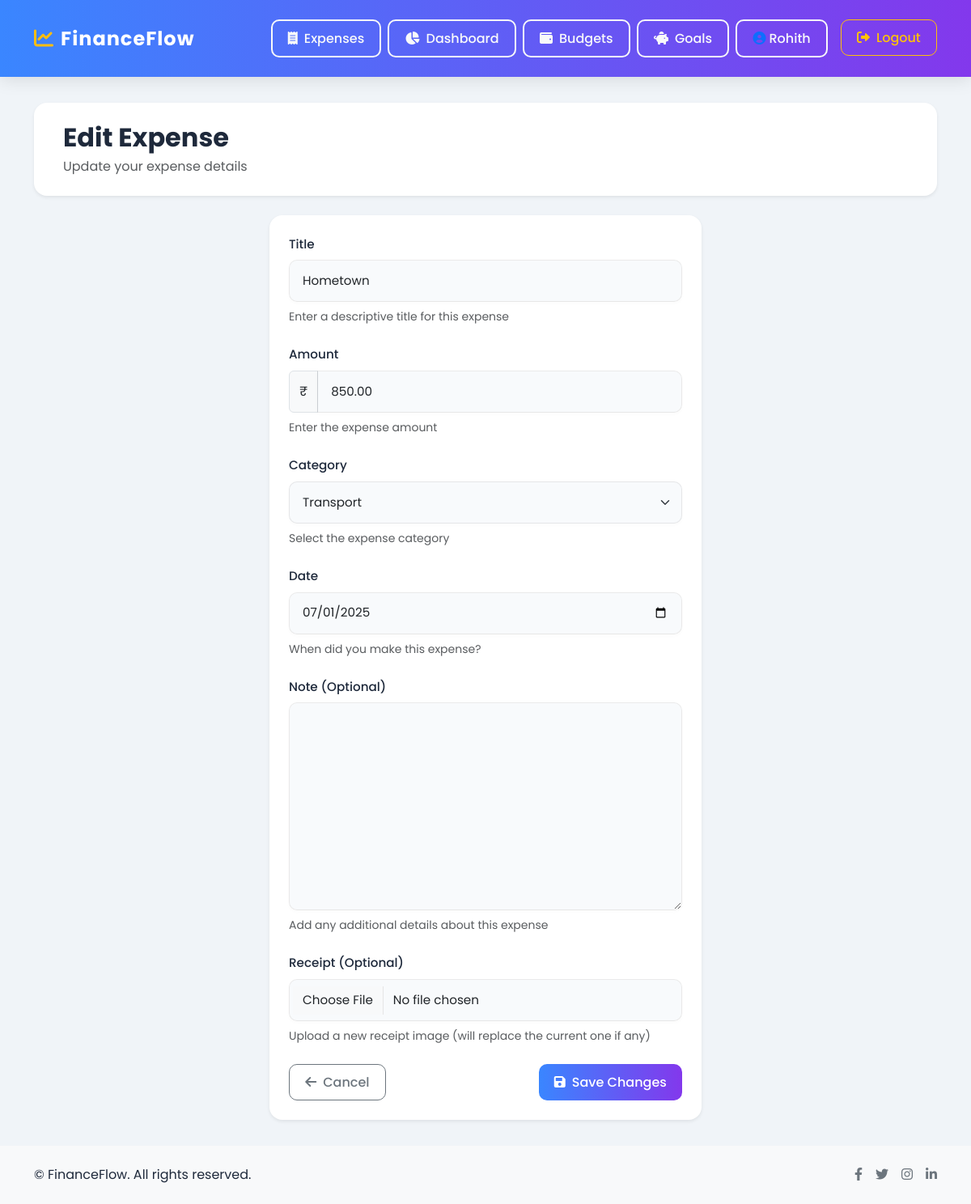
Screenshot of /expenses/edit/6/ (signed in) with the database file from the repository.
### users/models.py (models this page shows)
class CustomUser(AbstractUser):
    preferred_currency = models.CharField(max_length=10, default='INR')

### expenses/models.py (models this page shows, shortened)
class Expense(models.Model):
    user = models.ForeignKey(CustomUser, on_delete=models.CASCADE)
    title = models.CharField(max_length=200)
    amount = models.DecimalField(max_digits=10, decimal_places=2)
    category = models.CharField(choices=CATEGORY_CHOICES, max_length=20)
    date = models.DateField()
    note = models.TextField(blank=True, null=True)
    receipt = models.ImageField(upload_to='receipts/', blank=True, null=True)
    is_recurring = models.BooleanField(default=False)

### expenses/views.py (the view)
# urls.py: path('edit/<int:expense_id>/', views.edit_expense, name='edit_expense'),
@login_required
def edit_expense(request, expense_id):
    expense = get_object_or_404(Expense, id=expense_id, user=request.user)
    if request.method == 'POST':
        form = ExpenseForm(request.POST, request.FILES, instance=expense)
        if form.is_valid():
            form.save()
            return redirect('list_expenses')
    else:
        form = ExpenseForm(instance=expense)
    return render(request, 'expenses/edit.html', {'form': form, 'expense': expense})

### expenses/forms.py
class ExpenseForm(forms.ModelForm):
    class Meta:
        model = Expense
        fields = ['title', 'amount', 'category', 'date', 'note', 'receipt', 'is_recurring']
        widgets = {
            'date': forms.DateInput(attrs={'type': 'date'}),
        }

### expenses/templatetags/expense_filters.py (called while the page is built)
@register.filter(name='add_class')
def add_class(field, css_class):
    return field.as_widget(attrs={"class": css_class})

### templates/expenses/edit.html (shortened to what this page needs)
{% extends 'base.html' %}
{% load expense_filters %}
{% block content %}
<div class="animate__animated animate__fadeIn">
    <div class="bg-white rounded-4 shadow-sm p-4 mb-4">
        <div class="container">
            <div class="d-flex flex-column flex-md-row justify-content-between align-items-md-center">
                <div class="mb-3 mb-md-0">
                    <h1 class="h2 fw-bold mb-1">Edit Expense</h1>
                    <p class="text-muted mb-0">Update your expense details</p>
                </div>
            </div>
        </div>
    </div>
    <div class="container">
        <div class="row justify-content-center">
            <div class="col-md-8 col-lg-6 animate__animated animate__fadeInUp">
                <div class="card border-0 shadow-sm">
                    <div class="card-body p-4">
                        <form method="post" enctype="multipart/form-data">
                            <div class="mb-4">
                                <label for="{{ form.title.id_for_label }}" class="form-label fw-medium">Title</label>
                                {{ form.title|add_class:"form-control" }}
                                <div class="form-text text-muted">Enter a descriptive title for this expense</div>
                            </div>
                            <div class="mb-4">
                                <label for="{{ form.amount.id_for_label }}" class="form-label fw-medium">Amount</label>
                                <div class="input-group">
                                    <span class="input-group-text">₹</span>
                                    {{ form.amount|add_class:"form-control" }}
                                </div>
                                <div class="form-text text-muted">Enter the expense amount</div>
                            </div>
                            <div class="mb-4">
                                <label for="{{ form.category.id_for_label }}" class="form-label fw-medium">Category</label>
                                {{ form.category|add_class:"form-select" }}
                                <div class="form-text text-muted">Select the expense category</div>
                            </div>
                            <div class="mb-4">
                                <label for="{{ form.date.id_for_label }}" class="form-label fw-medium">Date</label>
                                {{ form.date|add_class:"form-control" }}
                                <div class="form-text text-muted">When did you make this expense?</div>
                            </div>
                            <div class="mb-4">
                                <label for="{{ form.note.id_for_label }}" class="form-label fw-medium">Note (Optional)</label>
                                {{ form.note|add_class:"form-control" }}
                                <div class="form-text text-muted">Add any additional details about this expense</div>
                            </div>
                            <div class="mb-4">
                                <label for="{{ form.receipt.id_for_label }}" class="form-label fw-medium">Receipt (Optional)</label>
                                {{ form.receipt|add_class:"form-control" }}
                                <div class="form-text text-muted">Upload a new receipt image (will replace the current one if any)</div>
                            </div>
                            <div class="d-flex justify-content-between">
                                <a href="{% url 'list_expenses' %}" class="btn btn-outline-secondary">
                                    <i class="fas fa-arrow-left me-2"></i>Cancel
                                </a>
                                <button type="submit" class="btn btn-primary">
                                    <i class="fas fa-save me-2"></i>Save Changes
                                </button>
                            </div>
                        </form>
                    </div>
                </div>
            </div>
        </div>
    </div>
</div>
{% endblock %}

### templates/base.html (shortened to what this page needs)
<!DOCTYPE html>
<html lang="en">
<head>
    <link rel="stylesheet" href="https://cdn.jsdelivr.net/npm/bootstrap@5.3.2/dist/css/bootstrap.min.css">
    <link rel="stylesheet" href="https://cdnjs.cloudflare.com/ajax/libs/animate.css/4.1.1/animate.min.css">
    <link href="https://cdnjs.cloudflare.com/ajax/libs/font-awesome/6.0.0/css/all.min.css" rel="stylesheet">
</head>
<body>
    <nav class="navbar navbar-expand-lg navbar-dark animate__animated animate__fadeIn">
        <div class="container py-2 animate__animated animate__fadeIn">
            <a class="navbar-brand" href="{% url 'home' %}"><i class="fas fa-chart-line"></i>FinanceFlow</a>
            <div class="collapse navbar-collapse mt-2 mt-lg-0" id="navbarNav">
                <div class="ms-auto d-flex flex-column flex-lg-row align-items-start">
                    {% if user.is_authenticated %}
                        <a class="btn btn-outline-light me-2" href="{% url 'list_expenses' %}">
                            <i class="fas fa-receipt me-2"></i>Expenses
                        </a>
                        <a class="btn btn-outline-light me-2" href="{% url 'dashboard' %}">
                            <i class="fas fa-chart-pie me-2"></i>Dashboard
                        </a>
                        <a class="btn btn-outline-light me-2" href="{% url 'view_budgets' %}">
                            <i class="fas fa-wallet me-2"></i>Budgets
                        </a>
                        <a class="btn btn-outline-light me-2" href="{% url 'view_goals' %}">
                            <i class="fas fa-piggy-bank me-2"></i>Goals
                        </a>
                        <a class="btn btn-outline-light me-2">
                            <i class="fas fa-user-circle me-1 text-primary"></i>{{ user.username }}
                        </a>
                        <form method="post" action="{% url 'logout' %}" class="d-inline-block ms-2">
                            <button type="submit" class="btn btn-outline-warning">
                                <i class="fas fa-sign-out-alt me-2"></i>Logout
                            </button>
                        </form>
                    {% endif %}
                </div>
            </div>
        </div>
    </nav>
    <div class="content-wrapper">
        <div class="container">
            {% block content %}{% endblock %}
        </div>
    </div>
    <footer class="footer mt-auto py-4 bg-light animate__animated animate__fadeIn">
        <div class="container">
            <div class="row align-items-center">
                <div class="col-md-6 text-center text-md-start">
                    <p class="mb-0">&copy; {{ now|date:"Y" }} FinanceFlow. All rights reserved.</p>
                </div>
                <div class="col-md-6 text-center text-md-end mt-3 mt-md-0">
                    <div class="d-flex justify-content-center justify-content-md-end">
                        <a href="#" class="text-decoration-none me-3 text-secondary"><i class="fab fa-facebook-f"></i></a>
                        <a href="#" class="text-decoration-none me-3 text-secondary"><i class="fab fa-twitter"></i></a>
                        <a href="#" class="text-decoration-none me-3 text-secondary"><i class="fab fa-instagram"></i></a>
                        <a href="#" class="text-decoration-none text-secondary"><i class="fab fa-linkedin-in"></i></a>
                    </div>
                </div>
            </div>
        </div>
    </footer>
</body>
</html>

### templates/base.html (style rules this page uses)
:root { --primary-color: #3a86ff; --secondary-color: #8338ec; --accent-color: #ff006e; --success-color: #38b000; --warning-color: #ffbe0b; --danger-color: #ff5252; --dark-color: #1e293b; --light-color: #f8fafc; --card-shadow: 0 10px 25px rgba(0,0,0,0.08); }
html, body { height: 100%; }
body { font-family: 'Poppins', sans-serif; background: #f0f4f8; display: flex; flex-direction: column; min-height: 100vh; color: var(--dark-color); }
.content-wrapper { flex: 1 0 auto; padding: 2rem 0; }
.form-control, .form-select { border-radius: 10px; border: 1px solid rgba(0,0,0,0.08); padding: 0.85rem 1rem; font-size: 0.95rem; box-shadow: 0 2px 4px rgba(0,0,0,0.02); transition: all 0.3s ease; background-color: #f8fafc; }
.form-label { font-weight: 500; margin-bottom: 0.5rem; color: var(--dark-color); font-size: 0.95rem; }
.form-text { color: #64748b; font-size: 0.875rem; margin-top: 0.5rem; }
.navbar { background: linear-gradient(90deg, var(--primary-color), var(--secondary-color)) !important; box-shadow: 0 4px 20px rgba(0,0,0,0.1); transition: all 0.3s ease; padding: 1rem 0; }
.navbar-brand { font-weight: 700; letter-spacing: 1px; font-size: 1.5rem; color: white !important; }
.navbar-brand i { margin-right: 0.5rem; color: var(--warning-color); }
.btn { transition: all 0.3s ease; border-radius: 10px; padding: 0.6rem 1.2rem; font-weight: 500; }
.btn-primary { background: linear-gradient(to right, var(--primary-color), var(--secondary-color)); border: none; }
.btn-outline-light { border-width: 2px; }
.card { border: none; border-radius: 16px; box-shadow: var(--card-shadow); transition: all 0.3s ease; animation: fadeIn 0.5s ease-out; background: white; overflow: hidden; }
.card-body { padding: 1.5rem; }
.container { animation: slideIn 0.5s ease-out; }

### rows the page displays
CustomUser: username "Rohith"
Expense: title "Hometown", amount "850.00", category "Transport", date "07/01/2025"
